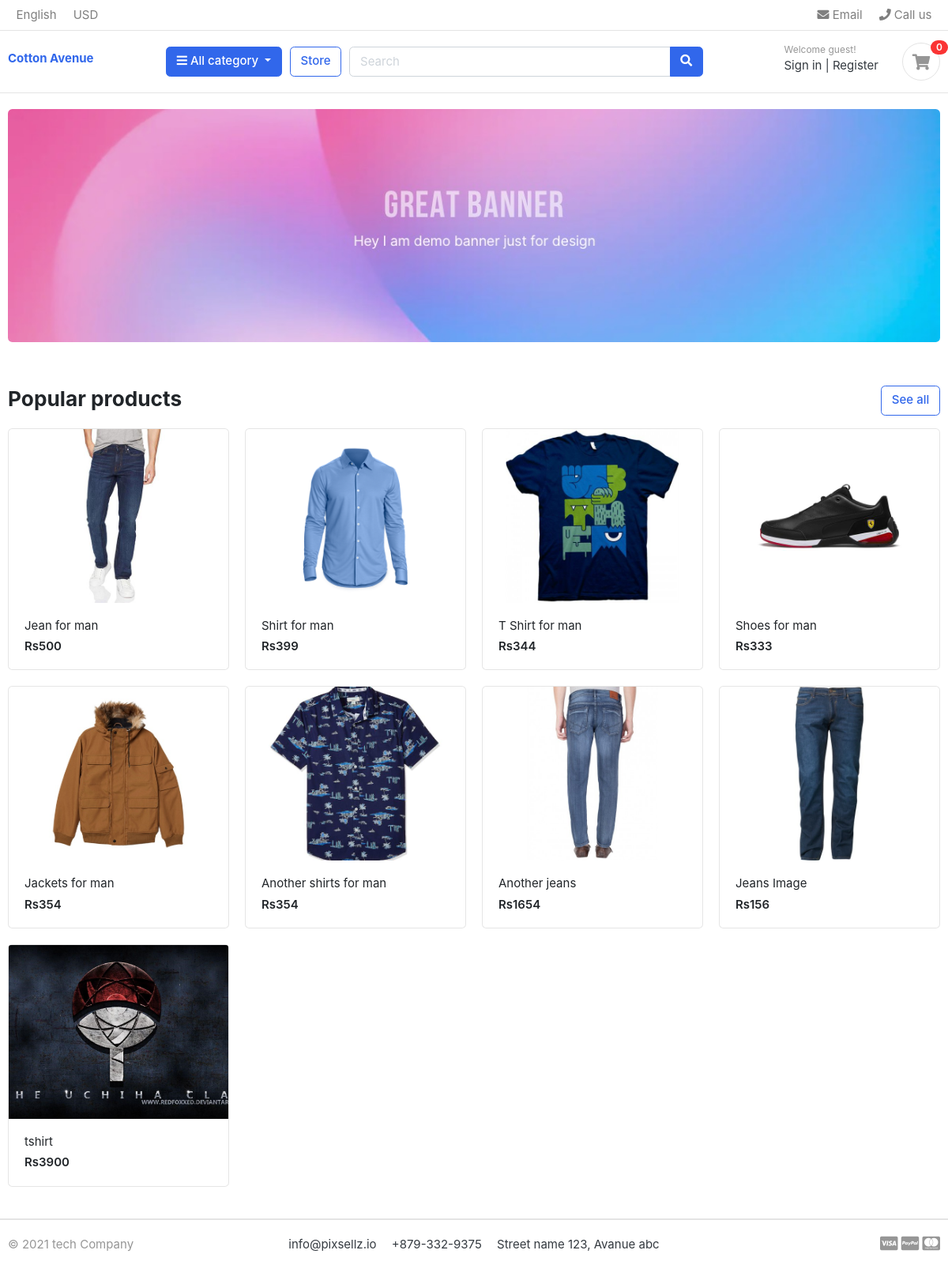
The page / on the database its author committed.
### store/models.py (models this page shows, shortened)
class Product(models.Model):
    product_name= models.CharField(max_length=200, unique= True)
    slug = models.CharField(max_length=200, unique=True)
    description= models.TextField(max_length=200, blank=True)
    price= models.IntegerField()
    images= models.ImageField(upload_to = 'photos/products')
    stock = models.IntegerField()
    is_avaiable= models.BooleanField(default=True)
    category= models.ForeignKey(Category, on_delete=models.CASCADE)
    created_date= models.DateTimeField(auto_now_add=True)
    modified_date = models.DateTimeField(auto_now=True)
    def get_url(self):
        return reverse('product_details', args=[self.category.slug, self.slug])

### Ecomerce/views.py (the view)
# urls.py: path('', views.current_datetime, name='home'),
def current_datetime(request):
    now = datetime.datetime.now()
    html = "<html><body>It is now %s.</body></html>" % now
    products = Product.objects.all().filter(is_avaiable=True)
    return render(request, 'home.html', {'products': products})

### cart/context_processors.py (called while the page is built)
def counter(request):
    cart_count = 0
    if 'admin' in request.path:
        return{}
    else:
        try:
            cart = Cart.objects.filter(cart_id= _cart_id(request))
            cart_items= CartItem.objects.all().filter(cart=cart[:1])
            for cart_item in cart_items:
                cart_count += cart_item.quantity
        except Cart.DoesNotExist:
            cart_count = 0
    return dict(cart_count=cart_count)

### cart/views.py (called while the page is built)
def _cart_id(request):
    cart = request.session.session_key
    if not cart:
        cart = request.session.create()
    return cart

### category/context_processors.py (called while the page is built)
def menu_link(requst):
    links= Category.objects.all()
    return dict(links=links)

### category/models.py (called while the page is built)
      def get_url(self):
          return reverse('products_by_category', args=[self.slug])

### templates/home.html
{% extends 'base.html' %}
{%load static %}
{% block content %}
<section class="section-intro padding-y-sm">
<div class="container">
<div class="intro-banner-wrap">
	<img src="{% static 'images/banners/1.jpg'%}" class="img-fluid rounded">
</div>
</div>
</section>
<section class="section-name padding-y-sm">
<div class="container">
<header class="section-heading">
	<a href="{% url 'store' %}" class="btn btn-outline-primary float-right">See all</a>
	<h3 class="section-title">Popular products</h3>
</header>
<div class="row">
	{% for data in products %}
	<div class="col-md-3">
		<div class="card card-product-grid">
			<a href="{{ data.get_url }}" class="img-wrap"> <img src="{{ data.images.url }}"> </a>
			<figcaption class="info-wrap">
				<a href="{{ data.get_url }}" class="title">{{ data.product_name }}</a>
		<div class="price mt-1">Rs{{ data.price }}</div>
			</figcaption>
		</div>
	</div>
	{% endfor %}
</div>
</div>
</section>
</body>
</html>
{% endblock  %}

### templates/base.html (shortened to what this page needs)
{% load static %}
<!DOCTYPE HTML>
<html lang="en">
<head>
<link href="{% static 'css/bootstrap.css' %}" rel="stylesheet" type="text/css"/>
<link href="{% static 'fonts/fontawesome/css/all.min.css'%}" type="text/css" rel="stylesheet">
<link href="{% static 'css/ui.css'%}" rel="stylesheet" type="text/css"/>
<link href="{% static 'css/responsive.css'%}" rel="stylesheet" media="only screen and (max-width: 1200px)" />
</head>
<body>
{%include 'includes/navbar.html' %}
{% block content %}
{% endblock %}
{% include 'includes/footer.html' %}

### templates/includes/navbar.html (shortened to what this page needs)
{% load static %}
<header class="section-header">
    <nav class="navbar p-md-0 navbar-expand-sm navbar-light border-bottom">
    <div class="container">
      <div class="collapse navbar-collapse" id="navbarTop4">
        <ul class="navbar-nav mr-auto">
            <li class="nav-item dropdown">
                 <a href="#" class="nav-link">   English </a>
            </li>
            <li class="nav-item dropdown">
                <a href="#" class="nav-link"> USD </a>
            </li>
        </ul>
        <ul class="navbar-nav">
            <li><a href="#" class="nav-link"> <i class="fa fa-envelope"></i> Email </a></li>
            <li><a href="#" class="nav-link"> <i class="fa fa-phone"></i> Call us </a></li>
        </ul>
      </div>
    </div>
    </nav>
    <section class="header-main border-bottom">
        <div class="container">
    <div class="row align-items-center">
        <div class="col-lg-2 col-md-3 col-6">
            <a href="{% url 'home' %}" class="brand-wrap">
                <h6 id="navname">Cotton Avenue</h6>
            </a>
        </div>
        <div class="col-lg col-sm col-md col-6 flex-grow-0">
            <div class="category-wrap dropdown d-inline-block float-right">
                <button type="button" class="btn btn-primary dropdown-toggle" data-toggle="dropdown">
                    <i class="fa fa-bars"></i> All category
                </button>
            </div>
        </div>
        <a href="{% url 'store' %} " class="btn btn-outline-primary">Store</a>
        <div class="col-lg  col-md-6 col-sm-12 col">
            <form action="{% url 'search' %}" class="search" method="GET">
                <div class="input-group w-100">
                    <input type="text" class="form-control" style="width:60%;" placeholder="Search" name= "keywords">
                    <div class="input-group-append">
                      <button class="btn btn-primary" type="submit">
                        <i class="fa fa-search"></i>
                      </button>
                    </div>
                </div>
            </form>
        </div>
        <div class="col-lg-3 col-sm-6 col-8 order-2 order-lg-3">
                    <div class="d-flex justify-content-end mb-3 mb-lg-0">
                        <div class="widget-header">
                            <small class="title text-muted">Welcome guest!</small>
                            <div>
                                <a href="./signin.html">Sign in</a> <span class="dark-transp"> | </span>
                                <a href="./register.html"> Register</a>
                            </div>
                        </div>
                        <a href="{% url 'cart' %}" class="widget-header pl-3 ml-3">
                            <div class="icon icon-sm rounded-circle border"><i class="fa fa-shopping-cart"></i></div>
                            <span class="badge badge-pill badge-danger notify">{{cart_count}}</span>
                        </a>
                    </div>
                </div>
    </div>
        </div>
    </section>
    </header>

### templates/includes/footer.html
<footer class="section-footer border-top">
	<div class="container">
		<section class="footer-bottom border-top row">
			<div class="col-md-2">
				<p class="text-muted"> &copy 2021 tech Company</p>
			</div>
			<div class="col-md-8 text-md-center">
				<span  class="px-2">info@pixsellz.io</span>
				<span  class="px-2">+879-332-9375</span>
				<span  class="px-2">Street name 123, Avanue abc</span>
			</div>
			<div class="col-md-2 text-md-right text-muted">
				<i class="fab fa-lg fa-cc-visa"></i>
				<i class="fab fa-lg fa-cc-paypal"></i>
				<i class="fab fa-lg fa-cc-mastercard"></i>
			</div>
		</section>
	</div>
</footer>

### static/css/ui.css (style rules this page uses)
html { font-family: "Inter", sans-serif; font-size: 15px; }
.img-wrap { text-align: center; display: block; }
.img-wrap img { max-width: 100%; }
.icon-xs, .icon-sm, .icon-md, .icon-lg { display: inline-block; text-align: center; flex-shrink: 0; flex-grow: 0; }
.icon-sm { width: 48px; height: 48px; line-height: 48px !important; font-size: 20px; }
.padding-y-sm { padding-top: 20px; padding-bottom: 20px; }
.section-heading { margin-bottom: 20px; margin-top: 15px; }
.section-title { color: #212529; }
p:last-child { margin-bottom: 0; }
.header-main { position: relative; padding-top: 1rem; padding-bottom: 1rem; }
.widget-header { display: inline-block; vertical-align: middle; position: relative; }
.widget-header a { color: #343a40; }
.widget-header i { color: #969696; }
.widget-header .title { display: block; }
.widget-header .notify { position: absolute; top: -3px; right: -10px; }
.footer-bottom { padding-top: 20px; padding-bottom: 20px; }
[class*=card-product] a.title { color: #212529; display: block; }
[class*=card-product] .img-wrap { overflow: hidden; position: relative; }
[class*=card-product] .img-wrap img { height: 100%; max-width: 100%; width: auto; display: inline-block; -o-object-fit: cover; object-fit: cover; }
.card-product-grid { margin-bottom: 20px; }
.card-product-grid .img-wrap { border-radius: 0.2rem 0.2rem 0 0; height: 220px; }
.card-product-grid .info-wrap { overflow: hidden; padding: 18px 20px; }
.card .img-wrap { overflow: hidden; }
.notify { position: absolute; top: -4px; right: -10px; display: inline-block; padding: 0.25em 0.6em; font-size: 12px; line-height: 1; text-align: center; border-radius: 3rem; color: #fff; background-color: #fa3434; }
.price { font-weight: 600; color: #212529; }

### rows shown on the page
Product: images (picture), product_name "Jean for man", price "500"
Product: images (picture), product_name "Shirt for man", price "399"
Product: images (picture), product_name "T Shirt for man", price "344"
Product: images (picture), product_name "Shoes for man", price "333"
Product: images (picture), product_name "Jackets for man", price "354"
Product: images (picture), product_name "Another shirts for man", price "354"
Product: images (picture), product_name "Another jeans", price "1654"
Product: images (picture), product_name "Jeans Image", price "156"
Product: images (picture), product_name "tshirt", price "3900"

### other values the page prints
{{ cart_count }} "0"
